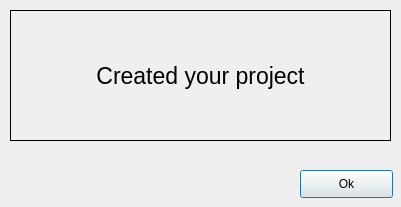
<?xml version="1.0" encoding="UTF-8"?>
<ui version="4.0">
 <class>Dialog</class>
 <widget class="QDialog" name="Dialog">
  <property name="geometry">
   <rect>
    <x>0</x>
    <y>0</y>
    <width>401</width>
    <height>207</height>
   </rect>
  </property>
  <property name="windowTitle">
   <string>Dialog</string>
  </property>
  <widget class="QPushButton" name="pushButton">
   <property name="geometry">
    <rect>
     <x>300</x>
     <y>170</y>
     <width>93</width>
     <height>28</height>
    </rect>
   </property>
   <property name="text">
    <string>Ok</string>
   </property>
  </widget>
  <widget class="QLabel" name="label">
   <property name="geometry">
    <rect>
     <x>10</x>
     <y>10</y>
     <width>381</width>
     <height>131</height>
    </rect>
   </property>
   <property name="font">
    <font>
     <pointsize>17</pointsize>
     <weight>50</weight>
     <bold>false</bold>
    </font>
   </property>
   <property name="frameShape">
    <enum>QFrame::Box</enum>
   </property>
   <property name="text">
    <string>Created your project</string>
   </property>
   <property name="alignment">
    <set>Qt::AlignCenter</set>
   </property>
  </widget>
 </widget>
 <resources/>
 <connections/>
</ui>
